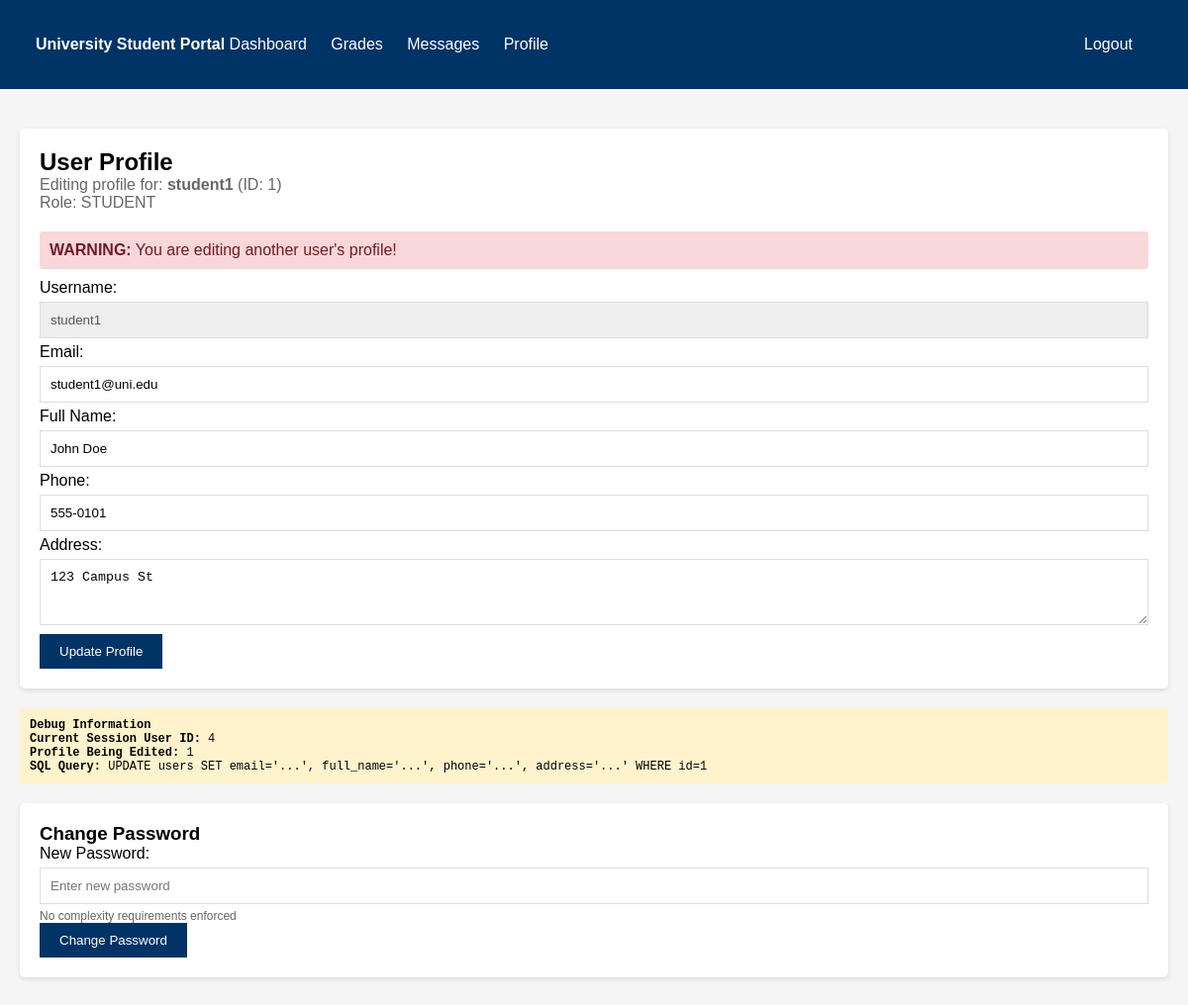
/profile.php?user_id=1 (signed in), run on the app's committed database.
### tables this page shows
CREATE TABLE IF NOT EXISTS users (
    id INT AUTO_INCREMENT PRIMARY KEY,
    username VARCHAR(50) UNIQUE NOT NULL,
    password VARCHAR(32) NOT NULL,   
    email VARCHAR(100),
    role ENUM('student', 'lecturer') DEFAULT 'student',
    full_name VARCHAR(100),
    phone VARCHAR(20),
    address TEXT,
    created_at TIMESTAMP DEFAULT CURRENT_TIMESTAMP
);

### profile.php (the view, shortened to what this page needs)
<?php
$conn = getDB();
$user_id = isset($_GET['user_id']) ? $_GET['user_id'] : $_SESSION['user_id'];
$user_query = "SELECT * FROM users WHERE id=$user_id";
$user_result = $conn->query($user_query);
$user = $user_result->fetch_assoc();
?>
<!DOCTYPE html>
<html>
<head>
</head>
<body>
    <div class="navbar">
        <div class="container">
            <strong>University Student Portal</strong>
            <a href="dashboard.php">Dashboard</a>
            <a href="grades.php">Grades</a>
            <a href="messages.php">Messages</a>
            <a href="profile.php">Profile</a>
            <a href="logout.php" style="float: right;">Logout</a>
        </div>
    </div>
    <div class="container">
        <div class="card">
            <h2>User Profile</h2>
            <p style="color: #666; margin-bottom: 20px;">
                Editing profile for: <strong><?php echo $user['username']; ?></strong> (ID: <?php echo $user_id; ?>)<br>
                Role: <?php echo strtoupper($user['role']); ?>
            </p>
            <?php if ($user_id != $_SESSION['user_id']): ?>
                <div class="warning">
                    <strong>WARNING:</strong> You are editing another user's profile!
                </div>
            <?php endif; ?>
            <form method="POST" action="?user_id=<?php echo $user_id; ?>">
                <label>Username:</label>
                <input type="text" value="<?php echo $user['username']; ?>" disabled style="background: #eee;">
                <label>Email:</label>
                <input type="email" name="email" value="<?php echo $user['email']; ?>" required>
                <label>Full Name:</label>
                <input type="text" name="full_name" value="<?php echo $user['full_name']; ?>" required>
                <label>Phone:</label>
                <input type="text" name="phone" value="<?php echo $user['phone']; ?>">
                <label>Address:</label>
                <textarea name="address" rows="3"><?php echo $user['address']; ?></textarea>
                <button type="submit" class="btn">Update Profile</button>
            </form>
        </div>
        <div class="debug">
            <h4>Debug Information</h4>
            <p><strong>Current Session User ID:</strong> <?php echo $_SESSION['user_id']; ?></p>
            <p><strong>Profile Being Edited:</strong> <?php echo $user_id; ?></p>
            <p><strong>SQL Query:</strong> UPDATE users SET email='...', full_name='...', phone='...', address='...' WHERE id=<?php echo $user_id; ?></p>
        </div>
        <div class="card">
            <h3>Change Password</h3>
            <form method="POST" action="change_password.php">
                <label>New Password:</label>
                <input type="password" name="new_password" placeholder="Enter new password">
                <p style="font-size: 12px; color: #666;">No complexity requirements enforced</p>
                <button type="submit" class="btn">Change Password</button>
            </form>
        </div>
    </div>
</body>
</html>

### profile.php (style rules this page uses)
* { margin: 0; padding: 0; box-sizing: border-box; }
body { font-family: Arial, sans-serif; background: #f5f5f5; }
.navbar { background: #003366; color: white; padding: 1rem; }
.navbar a { color: white; text-decoration: none; margin-right: 20px; }
.container { max-width: 1200px; margin: 0 auto; padding: 20px; }
.card { background: white; padding: 20px; margin: 20px 0; border-radius: 5px; box-shadow: 0 2px 5px rgba(0,0,0,0.1); }
.btn { background: #003366; color: white; padding: 10px 20px; border: none; cursor: pointer; }
input, textarea { width: 100%; padding: 10px; margin: 5px 0; border: 1px solid #ddd; }
.warning { background: #f8d7da; color: #721c24; padding: 10px; margin: 10px 0; border-radius: 3px; }
.debug { background: #fff3cd; padding: 10px; margin: 10px 0; border-radius: 3px; font-family: monospace; font-size: 12px; }

### data on the page
users: username "student1", role "STUDENT", email "student1@uni.edu", full_name "John Doe", phone "555-0101", address "123 Campus St"

### other printed values
$user_id "1"
$_SESSION['user_id'] "4"
